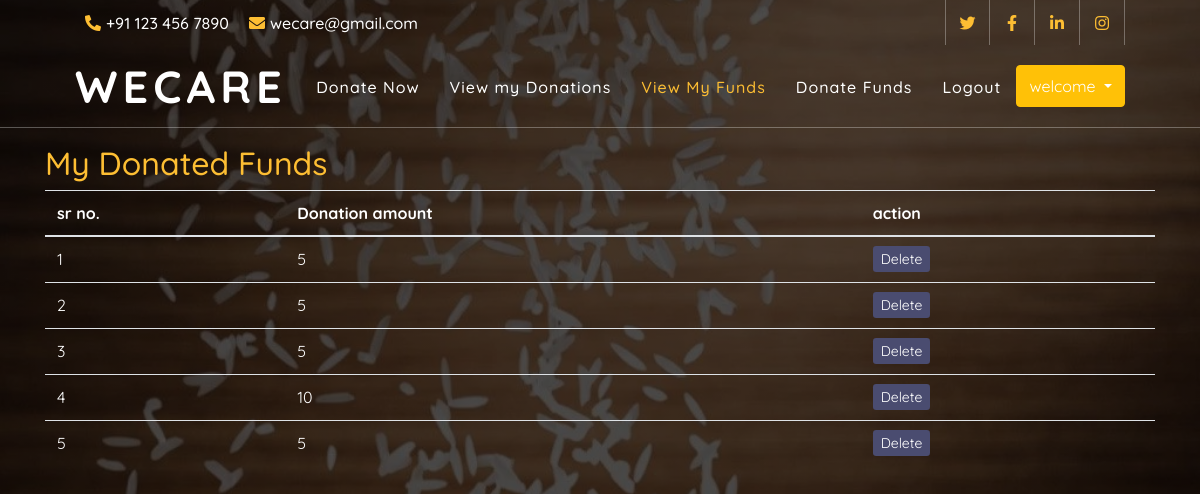
Page /view_funds (signed in) on the committed database.
### notes/models.py (models this page shows)
class DonateFund(models.Model):
    user = models.ForeignKey(User,on_delete=models.CASCADE)
    donatefund = models.IntegerField(null=True)

### notes/views.py (the view)
# urls.py: path('view_funds',VIEWFUNDS,name="view_funds"),
def VIEWFUNDS(request):
    if not request.user.is_authenticated:
        return redirect('login')
    user = User.objects.get(id = request.user.id)
    donate = DonateFund.objects.filter(user = user)
    d = {'donate':donate}
    return render(request,'view_funds.html',d)

### notes/templates/view_funds.html (shortened to what this page needs)
{% load static %}
{% block body %}
<link rel="stylesheet" type="text/css" href="https://cdn.datatables.net/1.10.22/css/jquery.dataTables.min.css">
<link rel="stylesheet" type="text/css" href="https://cdn.datatables.net/buttons/1.6.4/css/buttons.dataTables.min.css">
<!DOCTYPE html>
<html>
	<head>
		<link href="https://stackpath.bootstrapcdn.com/bootstrap/4.4.1/css/bootstrap.min.css" rel="stylesheet">
		<link href="https://cdnjs.cloudflare.com/ajax/libs/font-awesome/5.10.0/css/all.min.css" rel="stylesheet">
		<link href="{% static 'lib/flaticon/font/flaticon.css' % }" rel="stylesheet">
		<link href="{% static 'lib/animate/animate.min.css' %}" rel="stylesheet">
		<link href="{% static 'lib/owlcarousel/assets/owl.carousel.min.css' % }" rel="stylesheet">
		<link href="{% static 'css/style.css' %}" rel="stylesheet">
	</head>
<body>
	  <div class="top-bar d-none d-md-block">
		<div class="container-fluid">
			<div class="row">
				<div class="col-md-8">
					<div class="top-bar-left">
						<div class="text">
							<i class="fa fa-phone-alt"></i>
							<p>+91 123 456 7890</p>
						</div>
						<div class="text">
							<i class="fa fa-envelope"></i>
							<p>wecare@gmail.com</p>
						</div>
					</div>
				</div>
				<div class="col-md-4">
					<div class="top-bar-right">
						<div class="social">
							<a href=""><i class="fab fa-twitter"></i></a>
							<a href=""><i class="fab fa-facebook-f"></i></a>
							<a href=""><i class="fab fa-linkedin-in"></i></a>
							<a href=""><i class="fab fa-instagram"></i></a>
						</div>
					</div>
				</div>
			</div>
		</div>
	</div>
	<nav>
		<div class="navbar navbar-expand-lg bg-dark navbar-dark">
			<div class="container-fluid">
				<a class="navbar-brand">WeCare</a>
				<div class="collapse navbar-collapse justify-content-between" id="navbarCollapse">
					<div class="navbar-nav ml-auto">
						<a href="{% url 'upload_notes' %}" class="nav-item nav-link ">Donate Now</a>
						<a href="{% url 'view_notes' %}" class="nav-item nav-link ">View my Donations</a>
						<a href="{% url 'view_funds' %}" class="nav-item nav-link active ">View My Funds</a>
						<a href="{% url 'donatefund' %}" class="nav-item nav-link">Donate Funds</a>
						<a href="{% url 'user_logout' %}" class="nav-item nav-link">Logout</a>
						<div class="btn-group">
							<button class="btn btn-warning dropdown-toggle" type="submit" data-toggle="dropdown" style="font-family: 'Quicksand';color:#ffffff">welcome
								{{request.user.first_name}}</button>
						</div>
					</div>
				</div>
			</div>
	</nav>
	<br></br>
	<br></br>
	<br></br>
	<div class="container">
		<h2 style="font-family: 'Quicksand';color:#fdbe33">My Donated Funds</h2>
		<table class="table table=border" id="example">
			<thead>
				<tr style="font-family: 'Quicksand';color:#ffffff">
					<th>sr no.</th>
					<th>Donation amount</th>
					<th>action</th>
				</tr>
				{% for i in donate %}
				<tr style="font-family: 'Quicksand';color:#ffffff">
					<td>{{forloop.counter}}</td>
					<td>{{i.donatefund}}</td>
					<td><a href="{% url 'delete_funds' i.id %}" class=" btn-sm" style="font-family: 'Quicksand';background-color:#4a4c70;color:#ffffff" onclick="return confirm('are you sure?')">Delete </a></td>
				</tr>
				{% endfor %}
			</thead>
		</table>
	</div>
</body>
</html>
{% endblock %}

### notes/static/css/style.css (style rules this page uses)
body { color: #777777; font-weight: 500; background: #ffffff; font-family: 'Quicksand', sans-serif; }
h1, h2, h3, h4, h5, h6 { color: #4a4c70; }
a { color: #4a4c70; transition: .3s; }
.container-fluid { max-width: 1366px; }
.top-bar { position: absolute; height: 45px; width: 100%; top: 0; left: 0; z-index: 3; border-bottom: 1px solid #4a4c70(255, 255, 255, .3); }
.top-bar .top-bar-left { display: flex; align-items: center; justify-content: flex-start; }
.top-bar .top-bar-right { display: flex; align-items: center; justify-content: flex-end; }
.top-bar .text { display: flex; align-items: center; justify-content: center; flex-direction: row; height: 45px; padding: 0 10px; text-align: center; border-left: 1px solid #4a4c70(255, 255, 255, .3); }
.top-bar .text:last-child { border-right: 1px solid #4a4c70(255, 255, 255, .3); }
.top-bar .text i { font-size: 16px; color: #FDBE33; margin-right: 5px; }
.top-bar .text p { color: #ffffff; font-size: 16px; font-weight: 500; margin: 0; }
.top-bar .social { display: flex; height: 45px; font-size: 0; justify-content: flex-end; }
.top-bar .social a { display: flex; align-items: center; justify-content: center; width: 45px; height: 100%; font-size: 16px; color: #FDBE33; border-right: 1px solid rgba(255, 255, 255, .3); }
.top-bar .social a:first-child { border-left: 1px solid rgba(255, 255, 255, .3); }
@media (min-width: 992px) { .top-bar { padding: 0 60px; } }
.navbar { position: relative; transition: .5s; z-index: 999; }
.navbar .navbar-brand { margin: 0; color: #ffffff; font-size: 45px; line-height: 0px; font-weight: 700; letter-spacing: 5px; text-transform: uppercase; }
.navbar-dark .navbar-nav .nav-link, .navbar-dark .navbar-nav .nav-link:focus, .navbar-dark .navbar-nav .nav-link:hover, .navbar-dark .navbar-nav .nav-link.active { padding: 10px 15px 8px 15px; color: #ffffff; }
.navbar-dark .navbar-nav .nav-link:hover, .navbar-dark .navbar-nav .nav-link.active { color: #FDBE33; transition: none; }
@media (min-width: 992px) { .navbar { position: absolute; width: 100%; top: 45px; padding: 20px 60px; background: transparent !important; border-bottom: 1px solid rgba(255, 255, 255, .3); z-index: 9; } }
@media (min-width: 992px) { .navbar a.nav-link { padding: 8px 15px; font-size: 16px; letter-spacing: 1px; } }

### rows in the picture
DonateFund: donatefund "5"
DonateFund: donatefund "5"
DonateFund: donatefund "5"
DonateFund: donatefund "10"
DonateFund: donatefund "5"
